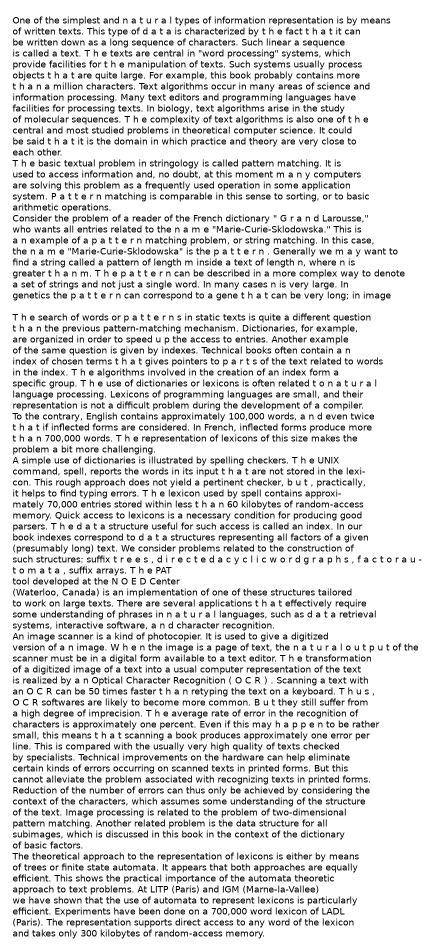
#> input picture lab5/haystack.png, 860 x 1900 px (shown at 1/2 size)
$ jupyter execute --allow-errors lab5.ipynb
#> lines starting #> are read from the running program, lines starting #| are printed output that depends on the picture
# 2D pattern recognition

##### Imports

[cell 1]
import cv2
import matplotlib.pyplot as plt
import numpy as np
import time
from datetime import timedelta

### Automata for pattern recognition

##### State structure

[cell 2]
class AutomataState:
    def __init__(self, number, letter):
        self.transitions = {}
        self.letter = letter
        self.number = number
        self.fail = None

##### Automata builder

[cell 3]
def two_d_pattern_automata(pattern_arr):
    state_number = 0
    start = AutomataState(state_number, None)
    state_number += 1

    #### Creating all states ####
    for pattern in pattern_arr.T:
        state = start
        for letter in pattern:
            if letter not in state.transitions:
                state.transitions[letter] = AutomataState(state_number, letter)
                state_number += 1
            state = state.transitions[letter]

    #### Computing fail nodes ####
    queue = list(start.transitions.values())
    for state in queue:
        state.fail = start
    while queue:
        state = queue.pop(0)
        for next_state in state.transitions.values():
            queue.append(next_state)

            fail_state = state.fail
            while fail_state is not None and next_state.letter not in fail_state.transitions:
                fail_state = fail_state.fail
            if fail_state is None:
                next_state.fail = start
            else:
                next_state.fail = fail_state.transitions[next_state.letter]

    return start

##### Determining state in every cell for each column

[cell 4]
def columns_automata_pass(start_state, data_to_match):
    column_states = np.zeros(data_to_match.shape, dtype=np.int32)
    for col in range(data_to_match.shape[1]):
        state = start_state
        for row in range(data_to_match.shape[0]):
            while state is not None and data_to_match[row, col] not in state.transitions:
                state = state.fail
            if state is None:
                state = start_state
            else:
                state = state.transitions[data_to_match[row, col]]
            column_states[row, col] = state.number
    return column_states

### Matching algorithms

##### KMP matching
Used by 2D matching to match pattern of accepting states in every row in text

[cell 5]
def kmp_matching(text, pattern, pi = None):
    if pi is None:
        pi = prefix_function(pattern)
    patt_len = len(pattern)
    q = 0
    correct_s = []
    for i in range(0, len(text)):
        while(q > 0 and pattern[q] != text[i]):
            q = pi[q-1]
        if(pattern[q] == text[i]):
            q = q + 1
        if(q == len(pattern)):
            correct_s.append(i - patt_len + 1)
            q = pi[q-1]
    return correct_s

def prefix_function(pattern):
    pi = [0]
    k = 0
    for q in range(1, len(pattern)):
        while k > 0 and pattern[k] != pattern[q]:
            k = pi[k-1]
        if pattern[k] == pattern[q]:
            k = k + 1
        pi.append(k)
    return pi

##### 2D matching
func(match_2d_pattern):

Parameters:
- $data$: np.ndarray; dataset in which pattern will be searched
- $pattern$: np.ndarray

Returns:
- _: list[tuple]; list of (y, x) indicating top-left corner coordinates of all matched patterns

[cell 6]
def match_2d_pattern(data, pattern, show_stats=False):
    if show_stats:
        print("----------------------------------------")
        print("Statistics of running matching algorithm")
        print("----------------------------------------")
        print("\t| Automata building time:", end=" ")
    start_time = time.time()
    automata = two_d_pattern_automata(pattern)
    states = columns_automata_pass(automata, data)
    states_pattern = columns_automata_pass(automata, pattern)[-1]
    end_time = time.time()
    automata_time = (end_time - start_time)*1000
    if show_stats:
        print(f"{automata_time:.3f}ms")
    pattern_height = pattern.shape[0]
    occurences = []

    if show_stats:
        print("----------------------------------------")
        print("\t| Matching time:", end=" ")
    start_time = time.time()
    for i, row in enumerate(states):
        for j in kmp_matching(row, states_pattern):
            occurences.append((i-pattern_height+1, j))
    end_time = time.time()
    matching_time = (end_time - start_time)*1000
    if show_stats:
        print(f"{matching_time:.3f}ms")
        print("----------------------------------------")
    return occurences, automata_time, matching_time

### Text preparation
In order to be compatible with $match\_2d\_pattern$ function, text and pattern must be put in NumPy arrays.

$prepare\_text\_to\_match$ creates NumPy array from text and overwrite empty spaces with '\n' sign which does not occur in any other place. Every line has its own row in array, so '\n' is eliminated from text and pattern.

[cell 7]
def str_lines_to_ndarray(lines):
    return np.array(list(map(list, lines)))

def prepare_text_to_match(text):
    lines = text.split("\n")
    desirable_len = max(map(len, lines))
    filler = '\n'
    for row in range(len(lines)):
        lines[row] = lines[row] + (desirable_len - len(lines[row])) * filler
    return str_lines_to_ndarray(lines)

### Simple testing

[cell 8]
test_text = """abbbdsa
cdab
cdcddd"""

test_pattern = """ab
cd"""

print(test_text)
print("---")
print(test_pattern)

[cell 9]
prepared_text = prepare_text_to_match(test_text)
prepared_pattern = prepare_text_to_match(test_pattern)

print(prepared_text)
print("---")
print(prepared_pattern)

[cell 10]
print(match_2d_pattern(prepared_text, prepared_pattern, True)[0])

### Finding vertically double letter pattern
First example of algorithm usage is matching pattern of same letter in two consecutive lines

$$text[row,column] = text[row+1,column]$$

#> (a cell that did not finish here is left out)

#> (a cell that did not finish here is left out)

##### Vertically double "th" pattern

[cell 13]
print("Occurences:", end=" ")
#> (the rest of this cell did not finish here and is left out)

##### Vertically double "t h" pattern

[cell 14]
print("Occurences:", end=" ")
#> (the rest of this cell did not finish here and is left out)

## Matching 2D patterns in image
Image provided is printed version of $haystack\_text$.

$cv2.threshold$ is used to turn picture into black and white since around letters there are gray pixels which may vary depending on letter's placing. We do it because algorithm looks for exactly same pattern in image and even difference of 1 in value makes pattern invalid.

[cell 15]
# Load image
haystack_img = cv2.imread("haystack.png", cv2.IMREAD_GRAYSCALE)
#> haystack_img is the input picture: shape (1900, 860); min 0, max 255, mean 222.7

# Binarize image (pixels below 127 become 0, other become 255)
haystack_img = cv2.threshold(haystack_img, 127, 255, cv2.THRESH_BINARY)[-1]
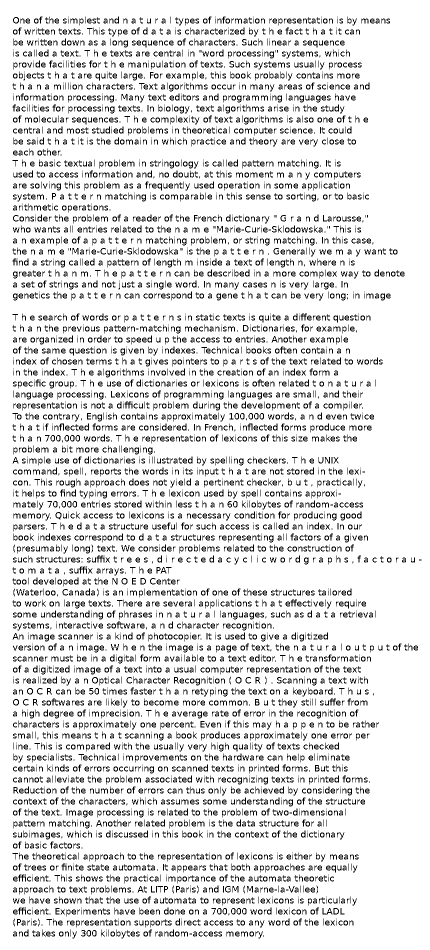
#> haystack_img: shape (1900, 860) (shown at 1/2 size); 87.9% white; black in thin lines or dots

##### Comparing image matching to text matching

[cell 16]
def check_img_match(full_img, pattern_img, full_text, pattern_text):
    img_match = len(match_2d_pattern(full_img, pattern_img)[0])
    pattern_match = len(kmp_matching(full_text, pattern_text))
    print(f"Patterns matched in image: {img_match}")
    print(f"Patterns matched in text: {pattern_match}")

### Pattern "p a t t e r n"

[cell 17]
test_pattern_img = haystack_img[474:491,185:283]

plt.imshow(255 - test_pattern_img, cmap='Greys')
plt.show()
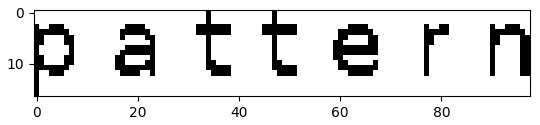
#> figure drawn by matplotlib, 1 panel
